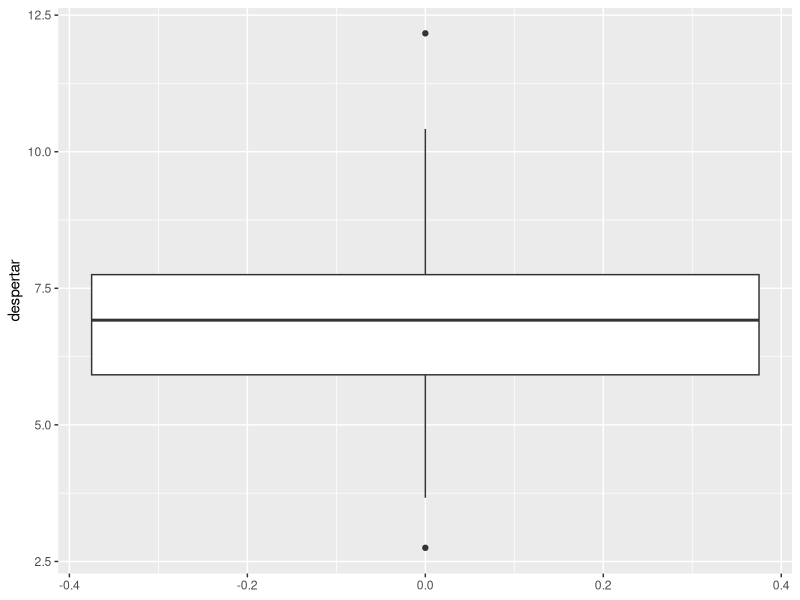
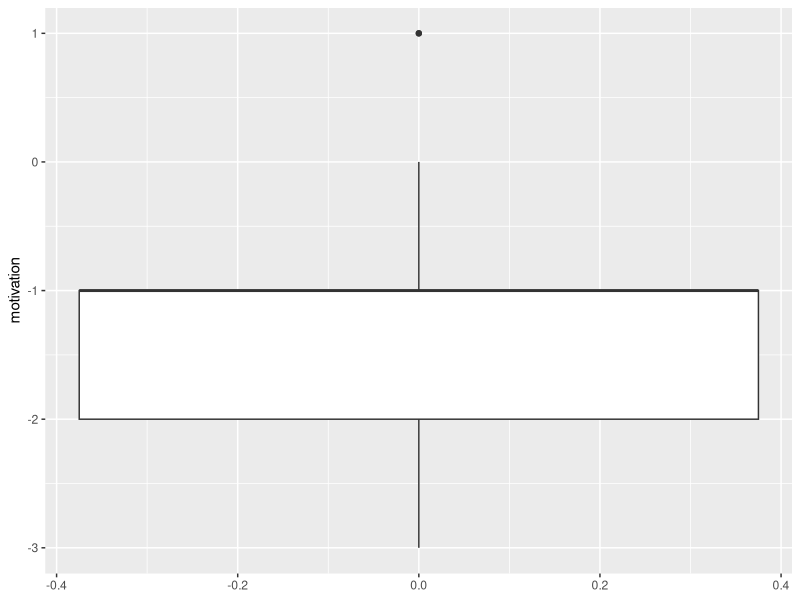
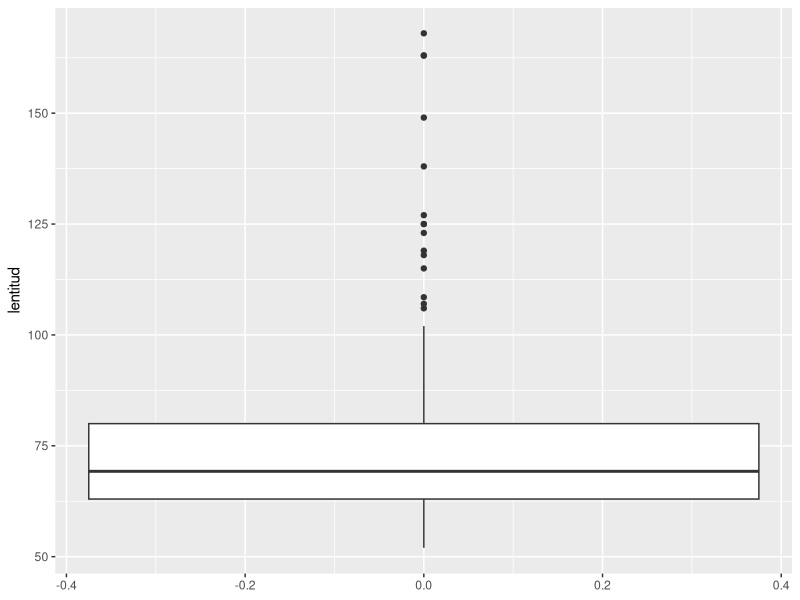
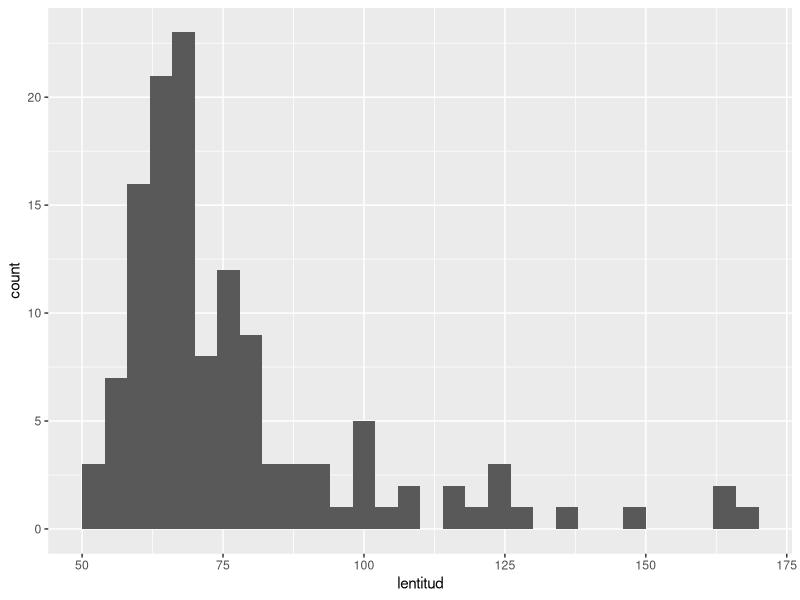
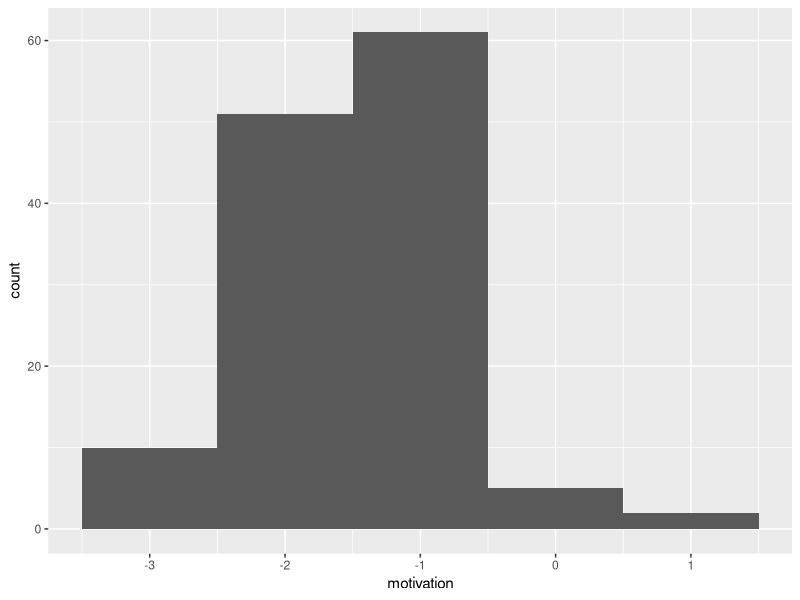
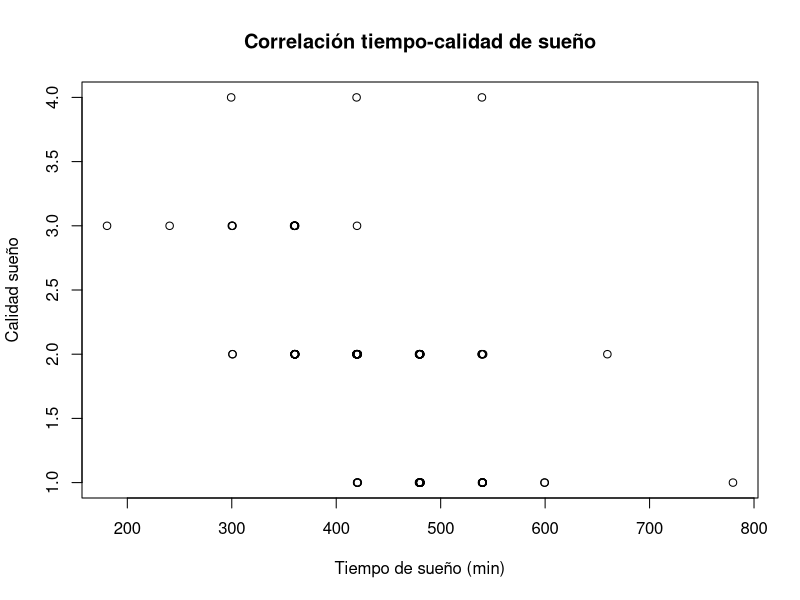
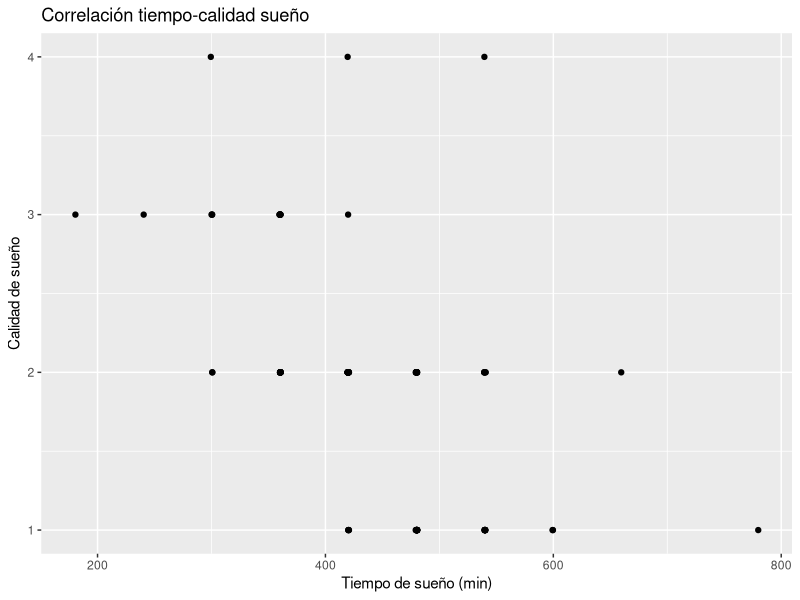
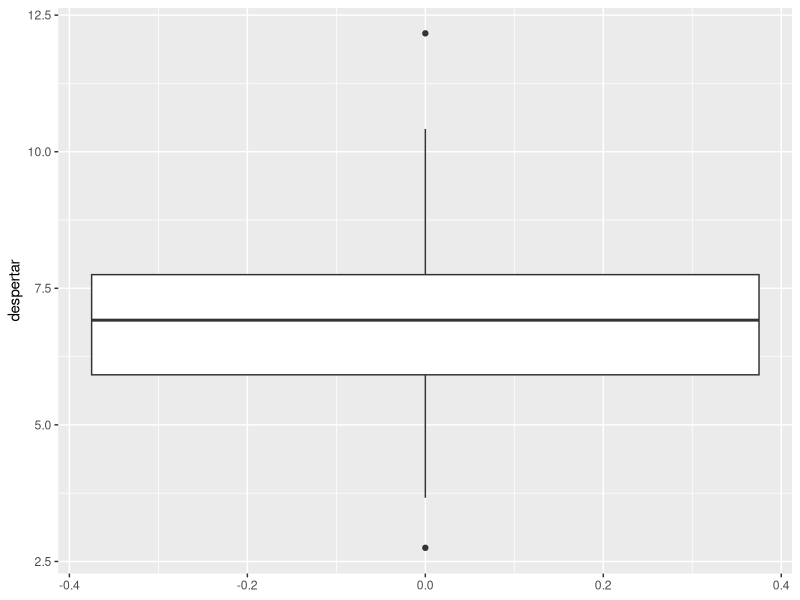

These figures' R source, in order:
#EJERCICIO 2
library(tidyverse)
library(ggplot2)

##EJERCICIO 3

m<-function(dni){
  (dni%%4)->d
  return (d)
} #Se crea la función que nos dice el resto del DNI
m(12345678) #El módulo es 2, por lo tanto se trabaja con la base C

##EJERCICIO 4

read.csv("Datos/datos_XXC.csv", encoding = "UTF-8") -> datos #Se carga el dataset correspondiente

##EJERCICIO 5

str(datos) #Estructura de los datos
summary(datos) #Descripción numérica de los principales estadísticos
nrow(datos) #Número de registros (filas)
ncol(datos) #Número de variables (columnas)

##EJERCICIO 6
elimina<-c(0) #Se crea un vector donde guardar los resultados
datos_1<-datos
contar<-function(x){
  sum(is.na(x))
} #Se crea una función que cuenta los N/A

for (i in 1:length(datos)){
  nas<-contar(datos[,i])
  porcentaje<-nas/nrow(datos)
  if (porcentaje>=0.8) elimina[i]=1
  else elimina [i]=0
}#Se recorre el dataset original y se comprueba las columnas en las que el número de N/A es >80%
elimina
datos_1 <- datos_1[,elimina==0] #Se quitan de datos_1 las columnas con más del 80% de N/A

write.csv(datos_1, "datos_1.csv") #Se guarda el dataset como fichero .csv

##EJERCICIO 7

datos_2<-datos[,3:13] #Se escogen las variables desde fecha hasta lentitud

##EJERCICIO 8 (sólo las que tienen tilde)
datos_2<-rename(datos_2, mood=ánimo)
datos_2<-rename(datos_2, concentration=concentración)
datos_2<-rename(datos_2, motivation=motivación)

##EJERCICIO 9

summary(datos_2) #Vemos la estructura de los datos para la "mejor" elección
ggplot(data=datos_2, aes(y=despertar))+
  geom_boxplot()
ggsave("despertar.png")
#Se observa una distribución bastante simétrica con un atípicos por cada lado. La mediana está ligeramente más cercana al tercer cuartil que al primero
ggplot(data=datos_2, aes(y=motivation))+
  geom_boxplot()
ggsave("motivacion.png")
#Se observa un boxplot donde la mediana y el tercer cuartil se encuentran en el mismo lugar, habiendo un atípico en la parte superior
ggplot(data=datos_2, aes(y=lentitud))+
  geom_boxplot()
ggsave("lentitud.png")
#Se observa una distribución completamente asimétrica (existen muchos atípicos en la parte superior), a la vez que la mediana se sitúa mucho más cerca del primer cuartil que del tercero
ggplot(data=datos_2, aes(x=lentitud))+
  geom_histogram()
ggsave("hist_lentitud.png")
#En este histograma, que refleja la lentitud de los distintos registros, se observa la asimetría antes mencionada y como la mayoría de la muestra está entre el 60-70
ggplot(data=datos_2, aes(x=motivation))+
  geom_histogram(binwidth = 1)
ggsave("hist_motivacion.png")
#En el histograma se puede observar claramente lo antes mencionado. Casi toda la muestra valora esta variable como -2 o -1 provocando que la mediana y el tercer cuartil sean el mismo (-1)

##EJERCICIO 10
datos_2$despertar+24->datos_2$despertar
pasar_min<-function(columna) {
  horas<-floor(columna)*60 #Transformo las horas en minutos
  minutos<-round(columna, 2) - floor(columna) #Extraigo los minutos correspondientes
  mins<-horas + minutos #Sumo ambos para tener en la misma unidad (minutos)
  return(mins)
}
datos_2<- mutate(datos_2, sleep_time=pasar_min(datos_2$despertar)-pasar_min(datos_2$dormir))
#Se crea una nueva columna con la función creada que permite evaluar las horas de sueño
datos_3<-filter(datos_2,datos_2$sleep_time<900)
#Para quitar datos anómalos se deciden eliminar todos los registros de aquellos que hayan dormido más de 900 minutos (15 horas)

##EJERCICIO 11
matriz.corr<-cor(datos_3) #La variable una mayor correlacion con sleep time será la que se decida graficar
matriz.corr
#Se decide graficar la variables sueño, porque es la que mayor relacion tiene exceptuando dormir y despertar, ya que sleep time es combinacion lineal de ambas
plot(datos_3$sleep_time, datos_3$calidad_sueño, main="Correlación tiempo-calidad de sueño",
     xlab = "Tiempo de sueño (min)",ylab="Calidad sueño",type = "p") 
#Para su guardado se hace de forma manual mediante el boton export -> save as image
ggplot(datos_3, aes(x=datos_3$sleep_time, datos_3$calidad_sueño))+
  geom_point()+
  xlab("Tiempo de sueño (min)")+
  ylab("Calidad de sueño")+
  ggtitle("Correlación tiempo-calidad sueño")
ggsave("Correlación.png")
                          
  
